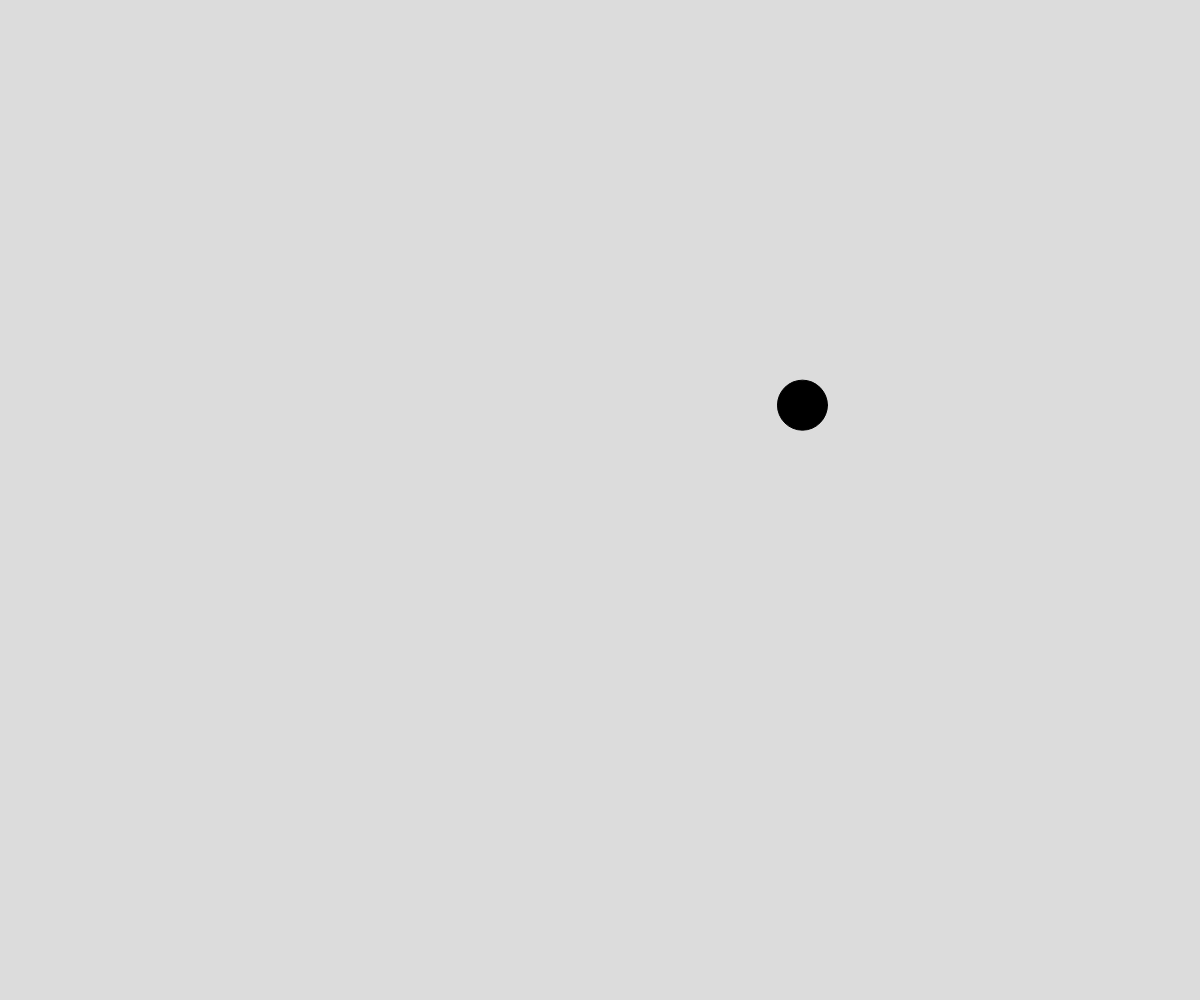
Frame 1 (no input)
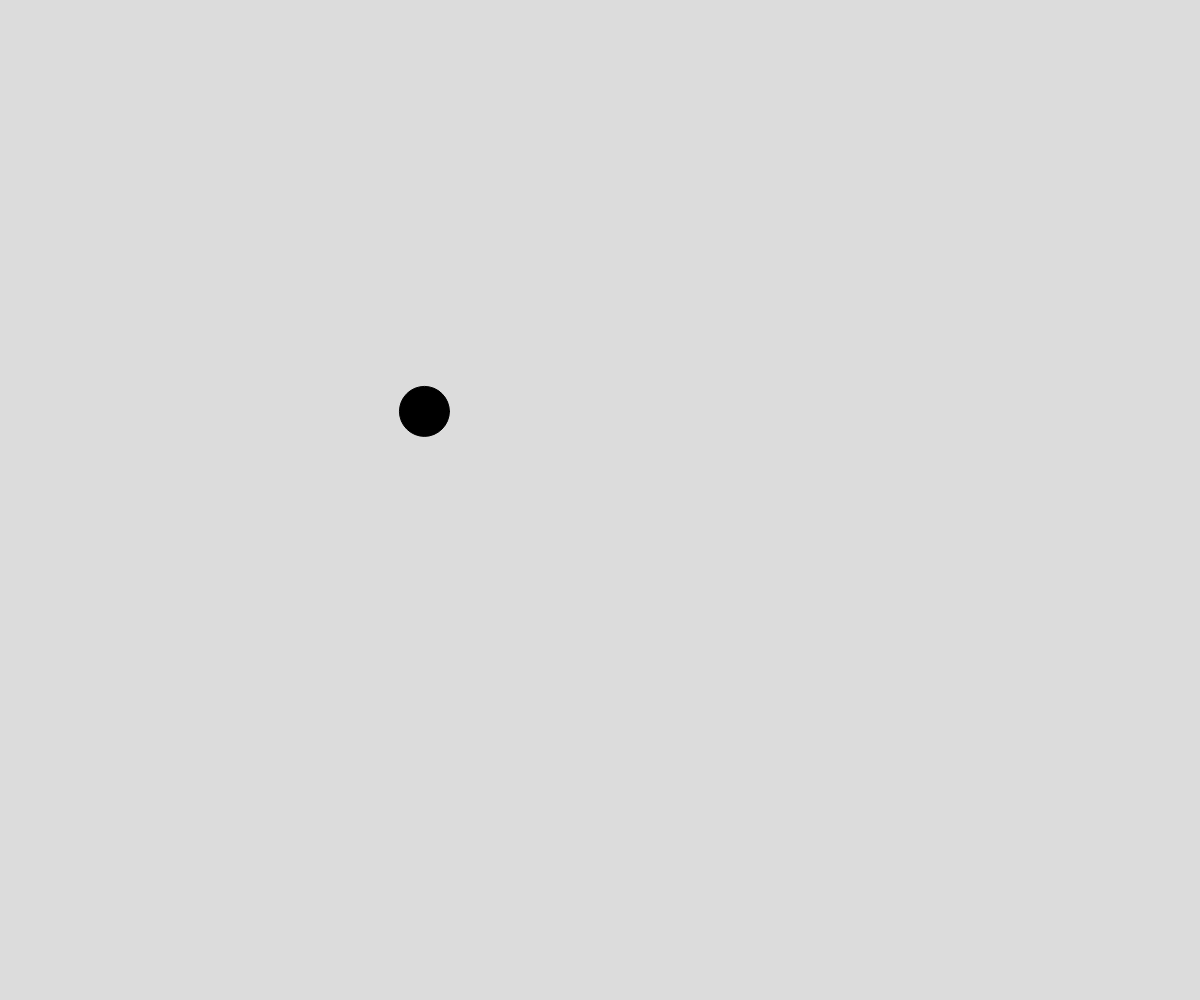
Frame 60 (no input)
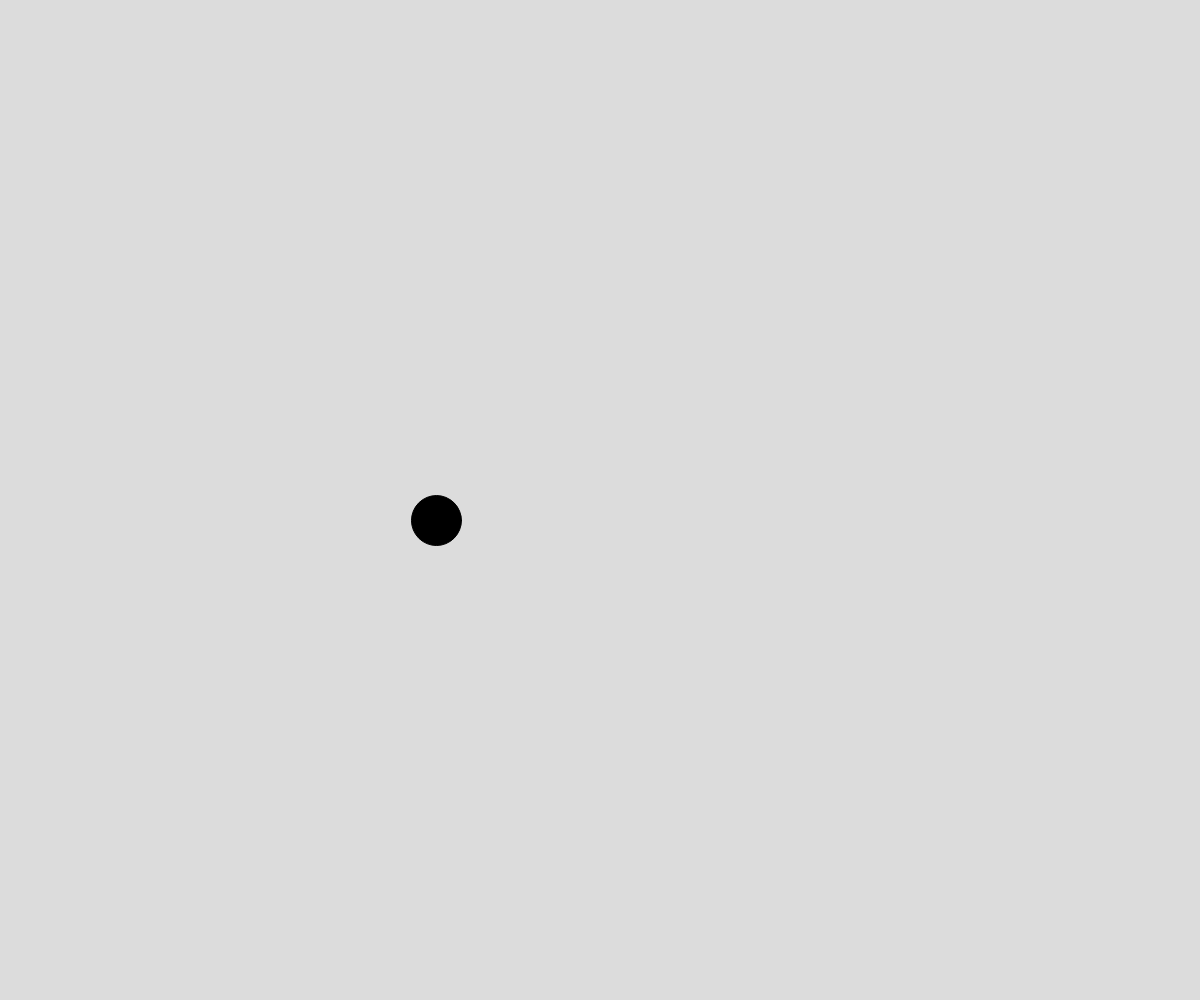
Frame 120 (the mouse pressed at the canvas centre since frame 60)

The p5.js sketch that drew these frames (run headless with seeded random() and noise() and a simulated clock; from frame 60 on, the mouse is pressed at the canvas centre):

// p5.js sketch
// ── sketch.js
//perlin noise demo



let time = 0;


function setup() {
  createCanvas(windowWidth, windowHeight);
}

function draw() {
  background(220);
  fill('black');
  time += 0.01;

  let x = noise(time) *width;
  let y = noise(time+600) *height;
  circle(x, y,50);
}
